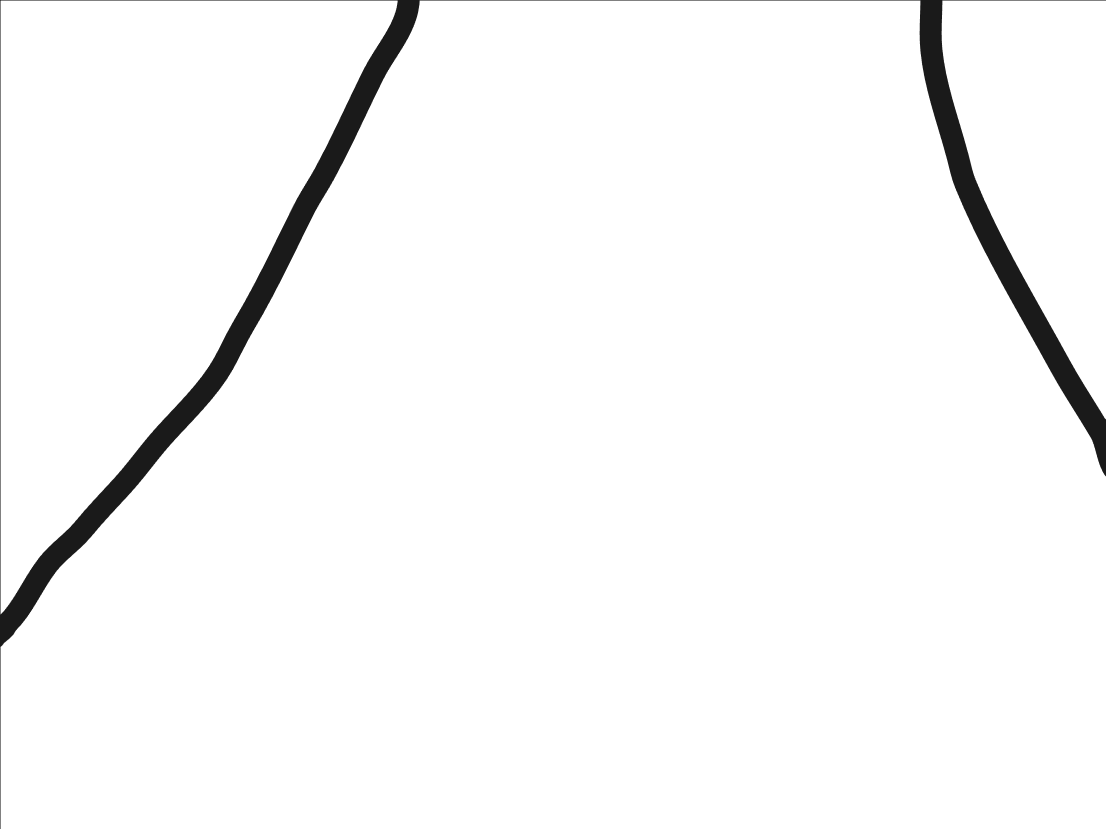
#> input picture sample_images/sample_image1.png, 2211 x 1658 px, given in place of the camera (shown at 1/2 size)
$ python run.py
#> lines starting #> are read from the running program, lines starting #| are printed output that depends on the picture; after the words box and inside, x2 and y2 are one past the last pixel; in counts of white or black regions, pixels touching at a corner belong together
### src/vision_pipeline/camera.py
# vision_pipeline/camera.py
from __future__ import annotations

from typing import Optional, Tuple

import cv2
import numpy as np


class Webcam:
    """Small helper around cv2.VideoCapture with predictable resolution."""

    def __init__(
        self,
        index: int = 0,
        width: Optional[int] = 1280,
        height: Optional[int] = 720,
        fps: Optional[int] = 30,
    ) -> None:
        self.index = index
        self._capture = cv2.VideoCapture(index)
        if not self._capture.isOpened():
            raise RuntimeError(f"Unable to open webcam index {index}")
        self._configure(width, height, fps)

    def _configure(self, width: Optional[int], height: Optional[int], fps: Optional[int]) -> None:
        if width is not None:
            self._capture.set(cv2.CAP_PROP_FRAME_WIDTH, float(width))
        if height is not None:
            self._capture.set(cv2.CAP_PROP_FRAME_HEIGHT, float(height))
        if fps is not None:
            self._capture.set(cv2.CAP_PROP_FPS, float(fps))

    def read(self) -> Tuple[bool, Optional[np.ndarray]]:
        """
        Return the latest frame.
        Returns:
            (success flag, frame or None if failure).
        """
        success, frame = self._capture.read()
#> frame is the input picture: shape (1658, 2211, 3); min 0, max 255, mean 247.9
        if not success:
            return False, None
        return True, frame

    def release(self) -> None:
        """Release the camera resource if it is still open."""
        if self._capture.isOpened():
            self._capture.release()

    def __enter__(self) -> "Webcam":
        return self

    def __exit__(self, exc_type, exc, exc_tb) -> None:
        self.release()

    def __del__(self) -> None:
        self.release()

### src/vision_pipeline/pipeline.py
# vision_pipeline/pipeline.py
from __future__ import annotations

from dataclasses import dataclass
from typing import Dict, Iterable, List, Sequence, Tuple

import cv2
import numpy as np

from . import config

Point = Tuple[float, float]
PointList = List[Point]


@dataclass
class FrameResult:
    success: bool
    roi: np.ndarray
    binary_mask: np.ndarray
    track_region_mask: np.ndarray
    left_border: PointList
    right_border: PointList
    midline: PointList
    roi_rect: Tuple[int, int, int, int]


class VisionPipeline:
    """Core classical OpenCV pipeline for detecting tape borders + midline."""

    def __init__(self) -> None:
        self._clahe = (
            cv2.createCLAHE(
                clipLimit=config.PREPROCESS.clahe_clip_limit,
                tileGridSize=config.PREPROCESS.clahe_tile_grid,
            )
            if config.PREPROCESS.enable_clahe
            else None
        )

    def process_frame(self, frame: np.ndarray) -> Dict[str, object]:
        """Full processing pipeline for a single BGR frame."""
        frame_h, frame_w = frame.shape[:2]
        roi, roi_rect, roi_mask = self._extract_roi(frame)
        if roi.size == 0:
            empty_mask = np.full((frame_h, frame_w), 255, dtype=np.uint8)
            return self._format_result(False, roi, roi, empty_mask, [], [], [], roi_rect)

        gray = self._preprocess(roi)
        mask = self._segment_lanes(gray, roi_mask)

        left_roi, right_roi = self._extract_borders(mask)
        left_roi = self._smooth_points(left_roi)
        right_roi = self._smooth_points(right_roi)

        midline_roi = self._compute_midline(left_roi, right_roi)
        success = len(midline_roi) >= config.SCANLINES.min_midline_points

        left_border = self._roi_points_to_frame(left_roi, roi_rect)
        right_border = self._roi_points_to_frame(right_roi, roi_rect)
        midline = self._roi_points_to_frame(midline_roi, roi_rect)
        track_region_mask_roi = self._build_track_region_mask(left_roi, right_roi, mask.shape)
        track_region_mask = self._embed_roi_mask(
            track_region_mask_roi, (frame_h, frame_w), roi_rect
        )

        return self._format_result(
            success,
            roi,
            mask,
            track_region_mask,
            left_border,
            right_border,
            midline,
            roi_rect,
        )

    def _extract_roi(self, frame: np.ndarray) -> Tuple[np.ndarray, Tuple[int, int, int, int], np.ndarray]:
        h, w = frame.shape[:2]
        full_frame_roi = config.ROI.force_full_frame or config.FRAME_WIDTH is None or config.FRAME_HEIGHT is None
        if full_frame_roi:
            top, bottom, left, right = 0, h, 0, w
        else:
            top = int(h * config.ROI.top_ratio)
            bottom = int(h * config.ROI.bottom_ratio)
            left = int(w * config.ROI.left_ratio)
            right = int(w * config.ROI.right_ratio)

        top = max(0, min(top, h - 1))
        bottom = max(top + 1, min(bottom, h))
        left = max(0, min(left, w - 1))
        right = max(left + 1, min(right, w))

        roi = frame[top:bottom, left:right].copy()
        roi_rect = (left, top, right - left, bottom - top)
#> in process_frame, `roi, roi_rect, roi_mask = self._extract_roi(frame)`: roi_rect = (0, 0, 2211, 1658)

        mask = np.ones(roi.shape[:2], dtype=np.uint8) * 255
        if config.ROI.use_trapezoid_mask and not full_frame_roi:
            mask = np.zeros_like(mask)
            roi_h, roi_w = mask.shape
            shrink = int(roi_w * config.ROI.trapezoid_top_shrink * 0.5)
            shrink = max(0, min(shrink, roi_w // 2))
            pts = np.array(
                [
                    [shrink, 0],
                    [roi_w - shrink, 0],
                    [roi_w - 1, roi_h - 1],
                    [0, roi_h - 1],
                ],
                dtype=np.int32,
            )
            cv2.fillPoly(mask, [pts], 255)
        return roi, roi_rect, mask

    def _preprocess(self, roi: np.ndarray) -> np.ndarray:
        if roi.ndim == 2 or (roi.ndim == 3 and roi.shape[2] == 1):
            gray = roi if roi.ndim == 2 else roi[:, :, 0]
        elif roi.ndim == 3 and roi.shape[2] == 4:
            gray = cv2.cvtColor(roi, cv2.COLOR_BGRA2GRAY)
        else:
            gray = cv2.cvtColor(roi, cv2.COLOR_BGR2GRAY)
        blurred = cv2.GaussianBlur(
            gray,
            config.PREPROCESS.gaussian_kernel,
            config.PREPROCESS.gaussian_sigma,
        )
        if self._clahe is not None:
            blurred = self._clahe.apply(blurred)
        return blurred

    def _segment_lanes(self, gray: np.ndarray, roi_mask: np.ndarray) -> np.ndarray:
        if config.THRESHOLD.use_adaptive:
            mask = cv2.adaptiveThreshold(
                gray,
                255,
                cv2.ADAPTIVE_THRESH_MEAN_C,
                cv2.THRESH_BINARY_INV,
                config.THRESHOLD.adaptive_block_size,
                config.THRESHOLD.adaptive_c,
            )
        else:
            _, mask = cv2.threshold(
                gray,
                config.THRESHOLD.dark_threshold,
                255,
                cv2.THRESH_BINARY_INV,
            )
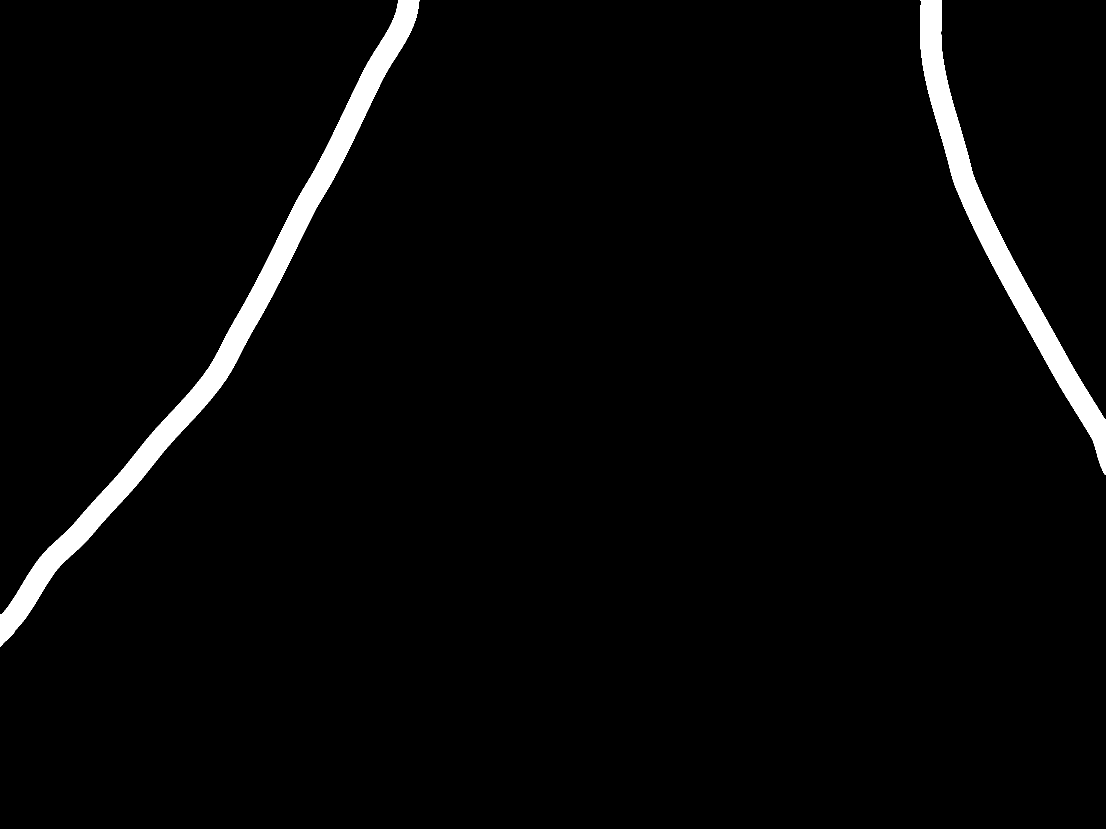
#> mask: shape (1658, 2211) (shown at 1/2 size); 2.9% white; 2 white regions, box (x1, y1, x2, y2) and area: (0, 0, 839, 1293) 64425, (1840, 0, 2211, 950) 41287

        mask = cv2.bitwise_and(mask, roi_mask)

        if config.MORPHOLOGY.open_iterations > 0:
            open_kernel = cv2.getStructuringElement(cv2.MORPH_RECT, config.MORPHOLOGY.open_kernel)
            mask = cv2.morphologyEx(
                mask, cv2.MORPH_OPEN, open_kernel, iterations=config.MORPHOLOGY.open_iterations
            )
        if config.MORPHOLOGY.close_iterations > 0:
            close_kernel = cv2.getStructuringElement(cv2.MORPH_RECT, config.MORPHOLOGY.close_kernel)
            mask = cv2.morphologyEx(
                mask, cv2.MORPH_CLOSE, close_kernel, iterations=config.MORPHOLOGY.close_iterations
            )
#> mask: shape (1658, 2211); 2.9% white; 2 white regions, box (x1, y1, x2, y2) and area: (0, 0, 839, 1293) 64443, (1840, 0, 2211, 950) 41332
        if config.THIN_LINE.enable and config.THIN_LINE.iterations > 0:
            thin_kernel = cv2.getStructuringElement(cv2.MORPH_RECT, config.THIN_LINE.kernel)
            mask = cv2.dilate(mask, thin_kernel, iterations=config.THIN_LINE.iterations)
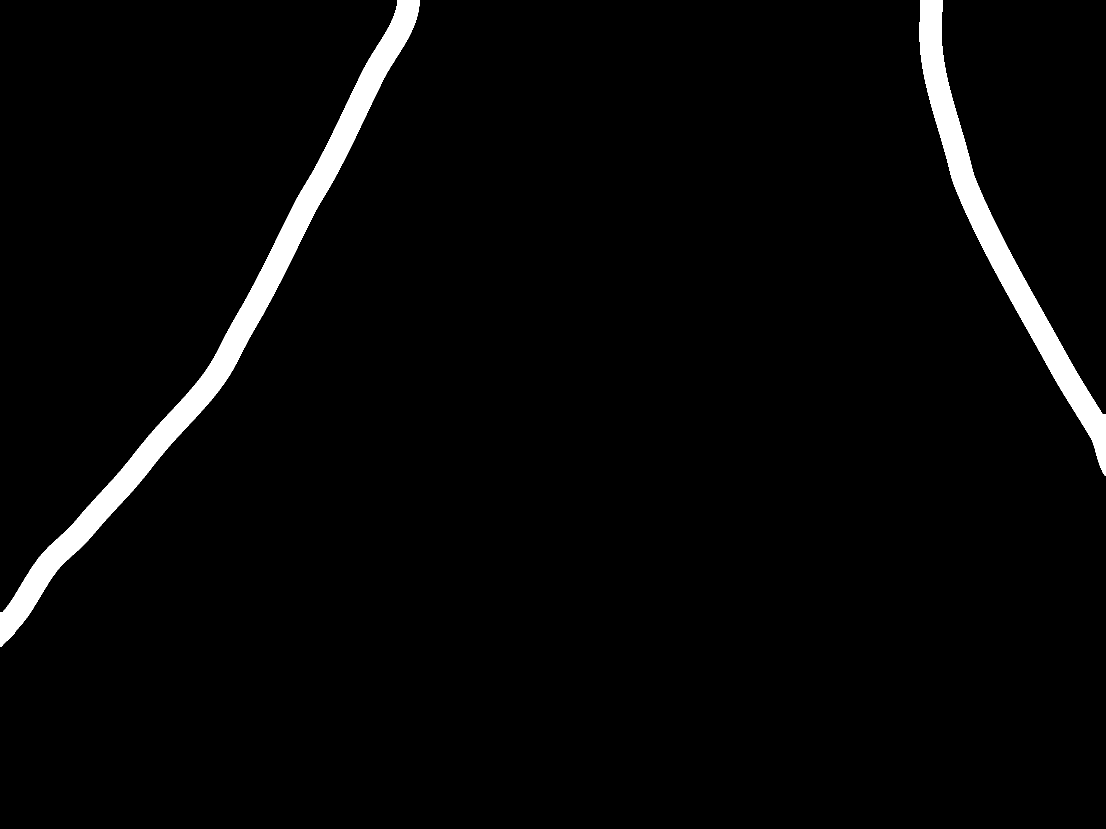
#> mask: shape (1658, 2211) (shown at 1/2 size); 3.1% white; 2 white regions, box (x1, y1, x2, y2) and area: (0, 0, 840, 1294) 68596, (1839, 0, 2211, 951) 43813
        return mask

    def _extract_borders(self, mask: np.ndarray) -> Tuple[PointList, PointList]:
        height, _ = mask.shape
        start_y = int(height * config.SCANLINES.start_ratio)
#> (the rest of the program and of its run is left out)
